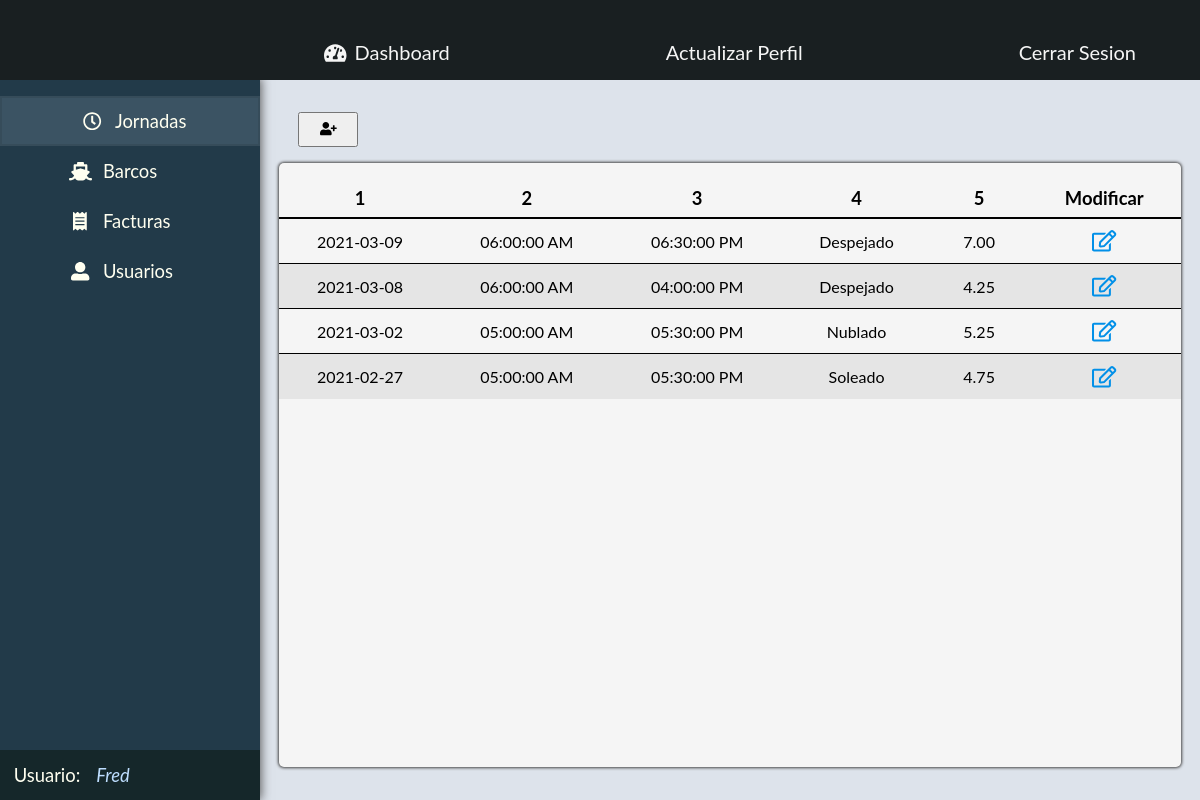
The page /views/staff/data-display.php?table=jornadas (signed in) on the database its author committed.
### tables this page shows
CREATE TABLE IF NOT EXISTS `jornadas` (
  `Id` int(11) NOT NULL AUTO_INCREMENT,
  `Fecha` date NOT NULL,
  `Hora_Inicio` time NOT NULL,
  `Hora_Cierre` time DEFAULT NULL,
  `Clima` varchar(50) DEFAULT NULL,
  `Precio` decimal(10,2) NOT NULL,
  PRIMARY KEY (`Id`)
);

### config/conexion.php (called while the page is built, shortened)
<?php
class Conexion
{
  public function __construct()
  {
    try {
      $this->conexionBD = new PDO("mysql:host=localhost;dbname=amne", "root", "");
    } catch (Exception $e) {
      echo "No se ha podido conectar a la Base de Datos. "
        . "ERROR: " . $e->getMessage();
    }
  }
}

### models/WorkingDays.php (called while the page is built, shortened)
<?php
require_once('../../config/conexion.php');
class WorkingDay extends Conexion
{
  public function read($id = "")
  {
    $query = "SELECT Id, Fecha, TIME_FORMAT(Hora_Inicio, '%r') AS 'Hora de Inicio', TIME_FORMAT(Hora_Cierre, '%r') AS 'Hora de Cierre', Clima, Precio FROM jornadas ORDER BY Fecha DESC, Hora_Cierre ASC";
    $resultado = $this->conexionBD->prepare($query);
    $resultado->execute();
    return $resultado->fetchAll();
  }
}

### views/staff/data-display.php (the view, shortened to what this page needs)
<?php
switch ($_GET['table']) {
  case 'jornadas':
    require_once('../../models/WorkingDays.php');
    $query = new WorkingDay();
    $fileName = 'working-days.php';
    if (isset($_GET['query'])) {
      $response = $query->getActive();
    } else {
      if ($_SESSION['isAdmin']) {
        $response = $query->read();
      } else {
        $response = $query->getActive();
      }
    }
    break;
}
$db_headers = array();
for ($i = 2; $i < @sizeof($response[0]); $i += 2) {
  array_push($db_headers, array_keys($response[0])[$i]);
}
?>
<!DOCTYPE html>
<html lang="en">
<head>
  <link rel="stylesheet" href="../../assets/css/cms/mode/view.css" />
</head>
<body>
  <?php require_once('../../components/cms/cms-header.php') ?>
  <main>
    <?php require_once('../../components/cms/cms-sidebar.php') ?>
    <article class="container">
      <?php if ($_SESSION['isAdmin']) { ?>
        <div class="wrapper">
          <a href="../admin/<?php echo $fileName;?>?action=create" class="button"><button value="Agregar Usuario" class="form-button"><i class="fas fa-user-plus"></i></button>
          </a>
        </div>
      <?php } ?>
      <article class="wrapper view-mode" id="data-display">
        <table>
          <thead>
            <tr>
              <?php
              foreach ($db_headers as $header) {
                echo '<th>' . $header . '</th>';
              }
              ?>
              <?php
              if ($_SESSION['isAdmin'] && sizeof($db_headers) > 0) {
                echo '<th>Modificar</th>';
              }
              ?>
            </tr>
          </thead>
          <tbody>
            <?php
            if (@$response[0]) {
              foreach ($response as $data) {
                echo '<tr>';
                foreach ($db_headers as $header) {
                  if ($data[$header] == '') {
                    echo '<td>Sin Registrar</td>';
                  } else {
                    echo '<td>' . $data[$header] . '</td>';
                  }
                }
                if ($_SESSION['isAdmin']) {
                  echo '<td><a href="../admin/' . $fileName . '?action=update&id=' . $data['Id'] . '"><i class="far fa-edit"></i></a></td>';
                }
                echo '</tr>';
              }
            } else {
              echo '<tr>';
              echo '<td style="font-size:1.75rem;">No hay datos registrados</td>';
              echo '</tr>';
            }
            ?>
          </tbody>
        </table>
      </article>
    </article>
  </main>
</body>
</html>

### assets/css/cms/mode/view.css (style rules this page uses)
table { width: 100%; text-align: center; border-spacing: 0; }
table thead { font-size: 1.15rem; }
table thead th { padding: 1.5rem 1.5rem 0.5rem; }
table tbody td { padding: 0.5rem 1.5rem; height: 45px; max-width: 200px; white-space: nowrap; overflow: hidden; text-overflow: ellipsis; }
th { border-bottom: 2px solid #000; }
tbody tr:not(:last-child) td { border-bottom: 1px solid #000; }
tbody tr:nth-of-type(even) { background: rgba(207, 206, 206, 0.432); }
tbody tr a { font-size: 1.35rem; text-decoration: none; color: #0290e8; }

### assets/css/global.css (style rules this page uses)
html, body { margin: 0; padding: 0; }
* { box-sizing: border-box; }
body { font-family: 'Lato', sans-serif; }

### assets/css/cms/cms-sidebar.css (style rules this page uses)
main { display: flex; }

### assets/css/cms/cms-display-data-box.css (style rules this page uses)
article.container { width: calc(100% - 260px); max-height: calc(100vh - 5rem); background-color: #dde3eb; overflow-y: scroll; padding: 2rem 0; }
main article > div.wrapper { width: 92%; margin: 0 auto 1rem; }
main article > div.wrapper a.button { margin-left: auto; }
main article > div.wrapper a.button button { padding: .5rem 1.25rem; }
main article.container article.wrapper { width: 92%; min-height: 92%; background-color: whitesmoke; border-radius: 5px; padding: 3rem 4rem; box-shadow: 0 0px 3px 1px rgb(68, 68, 68); margin: auto; }
main article.container article.wrapper.view-mode { overflow-x: scroll; padding: 0; }
@media only screen and (max-width: 1300px) { main article.container article.wrapper { width: 96%; } }

### rows shown on the page
jornadas: Fecha "2021-03-09", header "06:00:00 AM", header "06:30:00 PM", Clima "Despejado", Precio "7.00"
jornadas: Fecha "2021-03-08", header "06:00:00 AM", header "04:00:00 PM", Clima "Despejado", Precio "4.25"
jornadas: Fecha "2021-03-02", header "05:00:00 AM", header "05:30:00 PM", Clima "Nublado", Precio "5.25"
jornadas: Fecha "2021-02-27", header "05:00:00 AM", header "05:30:00 PM", Clima "Soleado", Precio "4.75"

### other values the page prints
$_SESSION['nombre'] "Fred"
$header "1"
$header "2"
$header "3"
$header "4"
$header "5"
